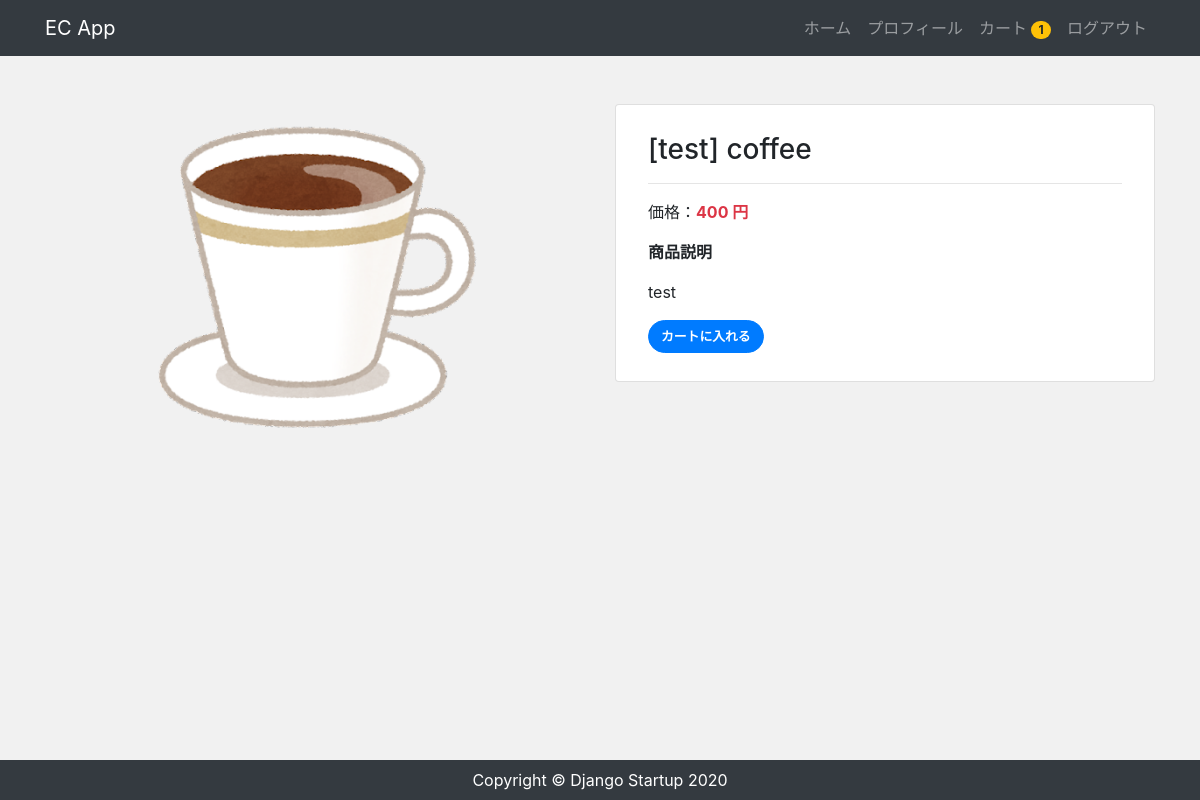
The page /product/coffee (signed in) on the database its author committed.
### accounts/models.py (models this page shows, shortened)
class CustomUser(AbstractBaseUser, PermissionsMixin):
    email = models.EmailField('メールアドレス', unique=True)
    first_name = models.CharField('姓', max_length=30, blank=True)
    last_name = models.CharField('名', max_length=30, blank=True)
    address = models.CharField('住所', max_length=30, blank=True)
    tel = models.CharField('電話番号', max_length=30, blank=True)
    created = models.DateField('入会日', default=timezone.now)
    is_staff = models.BooleanField(
        ('staff status'),
        default=False,
        help_text=('Designates whether the user can log into this admin site.'),
    )
    is_active = models.BooleanField(
        ('active'),
        default=True,
        help_text=(
            'Designates whether this user should be treated as active. '
            'Unselect this instead of deleting accounts.'
        ),
    )
    objects = UserManager()
    EMAIL_FIELD = 'email'
    USERNAME_FIELD = 'email'
    REQUIRED_FIELDS = []
    class Meta:
        verbose_name = ('user')
        verbose_name_plural = ('users')

### app/models.py (models this page shows, shortened)
class Order(models.Model):
  user = models.ForeignKey(settings.AUTH_USER_MODEL, on_delete=models.CASCADE)
  items = models.ManyToManyField(OrderItem)
  start_date = models.DateTimeField(auto_now_add=True)
  ordered_date = models.DateTimeField()
  ordered = models.BooleanField(default=False)

class Item(models.Model):
  title = models.CharField(max_length=100)
  price = models.IntegerField()
  categroy = models.CharField(max_length=100)
  slug = models.SlugField()
  description = models.TextField()
  image = models.ImageField(upload_to='images')
  created = models.DateField('作成日', default=timezone.now)

### app/views.py (the view)
# urls.py: path('product/<slug>', views.ItemDetailView.as_view(), name='product'),
class ItemDetailView(View):
  def get(self, request, *args, **kwargs):
    item_data = Item.objects.get(slug=self.kwargs['slug'])
    return render(request, 'app/product.html', {
      'item_data': item_data
    })

### app/templatetags/cart_tags.py (called while the page is built)
@register.filter
def itemCount(user):
  if user.is_authenticated:
    order = Order.objects.filter(user=user, ordered=False)
    if order.exists():
      return order[0].items.count()
  return 0

### app/templates/app/product.html (shortened to what this page needs)
{% extends 'app/base.html' %} {% block content %}
<div class="my-5">
  <div class="row product">
    <div class="col-md-6 mb-4 text-center">
      <img src="{{ item_data.image.url }}" alt="item_image" class="img-fluid" />
    </div>
    <div class="col-md-6 mb-4">
      <div class="card">
        <div class="card-body px-2 py-1">
          <div class="p-4">
            <h3>{{ item_data.title }}</h3>
            <hr />
            <p>
              価格：<span class="text-danger font-weight-bold"
                >{{ item_data.price }} 円</span
              >
            </p>
            <p class="font-weight-bold">商品説明</p>
            <p>{{ item_data.description|linebreaksbr }}</p>
            <a href="{% url 'additem' item_data.slug %}" class="btn btn-primary"
              >カートに入れる</a
            >
          </div>
        </div>
      </div>
    </div>
  </div>
</div>
{% endblock %}

### app/templates/app/base.html (shortened to what this page needs)
{% load cart_tags %}
{% load static %}
<!DOCTYPE html>
<html lang="ja">
  <head>
    <link
      rel="stylesheet"
      href="https://stackpath.bootstrapcdn.com/bootstrap/4.4.1/css/bootstrap.min.css"
    />
    <link rel="stylesheet" href="{% static 'css/style.css' %}" />
  </head>
  <body>
    <nav class="navbar navbar-expand-lg navbar-dark bg-dark">
      <div class="container">
        <a class="navbar-brand" href="/">EC App</a>
        <ul class="navbar-nav ml-auto">
          <li class="nav-item">
            <a class="nav-link" href="/">ホーム</a>
          </li>
        {% if user.is_authenticated %}
          <li class="nav-item">
            <a class="nav-link" href="{% url 'profile' %}">プロフィール</a>
          </li>
          <li class="nav-item">
            <a href="{% url 'order' %}" class="nav-link">
              カート
              <span class="badge badge-pill badge-warning">
                {{ request.user|itemCount }}
              </span>
            </a>
          </li>
          <li class="nav-item">
            <a class="nav-link" href="{% url 'account_logout' %}">ログアウト</a>
          </li>
        {% endif %}
        </ul>
      </div>
    </nav>
    <main>
      <div class="container">{% block content %} {% endblock %}</div>
    </main>
    <footer class="py-2 bg-dark">
      <p class="m-0 text-center text-white">
        Copyright &copy; Django Startup 2020
      </p>
    </footer>
  </body>
</html>

### app/static/css/style.css (style rules this page uses)
* { margin: 0; padding: 0; box-sizing: border-box; }
body { background: #f1f1f1; display: flex; flex-flow: column; min-height: 100vh; }
main { flex: 1; }
.btn { font-size: 80%; border-radius: 5rem; font-weight: bold; }
.product img { height: 350px; object-fit: contain; }

### rows shown on the page
CustomUser: user|itemCount "1"
Item: image (picture), title "[test] coffee", price "400", description "test"
